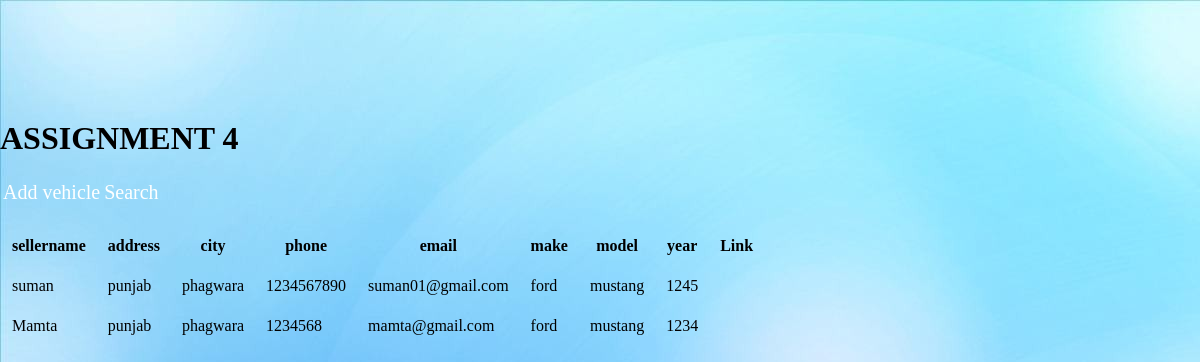
Screenshot of /Search.php with the database file from the repository.
### tables this page shows
CREATE TABLE IF NOT EXISTS `form` (
`primary_id` int(11) NOT NULL,
  `sellername` varchar(20) NOT NULL,
  `address` varchar(30) NOT NULL,
  `city` varchar(20) NOT NULL,
  `phone` int(20) NOT NULL,
  `email` varchar(20) NOT NULL,
  `make` varchar(20) NOT NULL,
  `model` varchar(20) NOT NULL,
  `year` int(5) NOT NULL,
  `link` varchar(100) NOT NULL
);

### Search.php (the view, shortened to what this page needs)
<html>
    <head>
    </head>
    <body>
    <h1>ASSIGNMENT 4</h1>
        <div >
                <table>
                    <tr>
                        <td>
                                <a href="index.php">Add vehicle</a>
                        </td>
                        <td>
                            <a href="Search.php">Search</a>
                        </td>
                    </tr>
                </table>
            </div>
        <div>
<?php
	$select= "select * from form order by sellername desc limit 10";
	$result= mysql_query($select);
	echo "<table  cellpadding = '10' ><br>";
	echo "<th>sellername</th><th>address</th><th>city</th><th>phone</th><th>email</th><th>make</th><th>model</th><th>year</th><th>Link</th>";
	while($row= mysql_fetch_assoc($result))
	    {
			echo "<tr>";
			echo "<td>".$row['sellername']."</td>";
			echo "<td>".$row['address']."</td>";
			echo "<td>".$row['city']."</td>";
			echo "<td>".$row['phone']."</td>";
			echo "<td>".$row['email']."</td>";
			echo "<td>".$row['make']."</td>";
			echo "<td>".$row['model']."</td>";
            echo "<td>".$row['year']."</td>";
            echo "<td>".$row['link']."</td>";
		    echo "</tr>";
		}
?>
        </div>
    </body>
</html>

### Search.php (style rules this page uses)
body { margin-left:0%; margin-top:10%; background:url("back.jpg"); }
a { color:white; font-size:20px; text-decoration:none; }

### rows the page displays
form: sellername "suman", address "punjab", city "phagwara", phone "1234567890", email "suman01@gmail.com", make "ford", model "mustang", year "1245"
form: sellername "Mamta", address "punjab", city "phagwara", phone "1234568", email "mamta@gmail.com", make "ford", model "mustang", year "1234"
